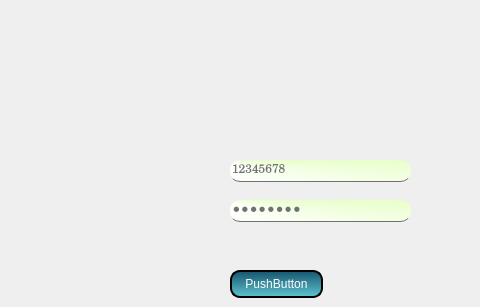
    <widget class="QWidget" name="page_1_of_stacked_widget">
     <widget class="QPushButton" name="pushButton_login">
      <property name="geometry">
       <rect>
        <x>230</x>
        <y>270</y>
        <width>93</width>
        <height>28</height>
       </rect>
      </property>
      <property name="styleSheet">
       <string notr="true">QPushButton

{

background : qlineargradient(spread:pad, x1:0.467, y1:0, x2:0.482, y2:1, stop:0 rgba(22, 85,110, 255), stop:1 rgba(95, 196, 208, 255));

border-radius:15px;

color:white;
border-color:#FFFFFF;

border: 2px solid black;

border-radius: 10px;

}

QPushButton:hover

{

background:qlineargradient(spread:pad, x1:0.457286, y1:0.381, x2:0.508, y2:1, stop:0 rgba(95, 196, 208, 255), stop:1 rgba(22, 85,110, 255))

}

</string>
      </property>
      <property name="text">
       <string>PushButton</string>
      </property>
     </widget>
     <widget class="QLineEdit" name="lineEdit_logintosystemID">
      <property name="geometry">
       <rect>
        <x>230</x>
        <y>160</y>
        <width>181</width>
        <height>22</height>
       </rect>
      </property>
      <property name="styleSheet">
       <string notr="true">QTabWidget

{

background:qlineargradient(spread:pad, x1:0.512, y1:0.938, x2:0.513, y2:1, stop:0 rgba(150, 150, 150, 255), stop:1 rgba(6, 10, 255, 255));

}



QGroupBox

{



background :qlineargradient(spread:pad, x1:0, y1:0, x2:1, y2:1, stop:0 rgba(255, 255, 255, 255), stop:1 rgba(255, 255, 255, 255));

}

QDialog{



background:qlineargradient(spread:pad, x1:0.516899, y1:0.154, x2:0.538, y2:1, stop:0 rgba(42, 45, 89, 255), stop:1 rgba(0, 255, 19, 255));

}

QLineEdit

{

background : qconicalgradient(cx:0, cy:0, angle:264, stop:0 rgba(255, 255, 255, 255), stop:1 rgba(167, 255, 53, 255));

border-radius:10px;

color : #717072;

font-family:century;

border-bottom:1px solid#717072;

}

QLineEdit:hover

{

background :qlineargradient(spread:repeat, x1:0, y1:0, x2:1, y2:1, stop:0 rgba(139, 140, 138, 255), stop:1 rgba(255, 255, 255, 255));

color : #717072;

border-bottom:1px solid rgb(90, 93, 255);

font-family:century;

}

QLineEdit:focus

{

background :qlineargradient(spread:repeat, x1:0, y1:0, x2:1, y2:1, stop:0 rgba(139, 140, 138, 255), stop:1 rgba(255, 255, 255, 255));

color : #717072;

border-bottom:1px solid rgb(81, 255, 0);

font-family:century;

}

QDateEdit{

background : qconicalgradient(cx:0, cy:0, angle:264, stop:0 rgba(255, 255, 255, 255), stop:1 rgba(167, 255, 53, 255));

border-radius:10px;

color : #717072;

font-family:century;

border-bottom:1px solid#717072;

}

QDateEdit:focus

{border:1px solid rgb(81, 255, 0);

background :qlineargradient(spread:repeat, x1:0, y1:0, x2:1, y2:1, stop:0 rgba(139, 140, 138, 255), stop:1 rgba(255, 255, 255, 255));

}

QDateEdit:hover

{

background :qlineargradient(spread:repeat, x1:0, y1:0, x2:1, y2:1, stop:0 rgba(139, 140, 138, 255), stop:1 rgba(255, 255, 255, 255));

}



QLabel{

color : black;

font-size:15px;

}



QComboBox

{

border-radius:10px;

color : #717072;

font-family:century;

border-bottom:1px solid#717072; border: 1px solid gray;

border-radius: 3px; padding:center;

background : qconicalgradient(cx:0, cy:0, angle:264, stop:0 rgba(255, 255, 255, 255), stop:1 rgba(167, 255, 53, 255));

min-width: 6em;



}



QComboBox:focus{

border:1px solid rgb(81, 255, 0);



}



QComboBox:editable {

background:rgb(209, 209, 209);





}



QComboBox:!editable, QComboBox::drop-down:editable {

background:qconicalgradient(cx:0, cy:0, angle:264, stop:0 rgba(255, 255, 255, 255), stop:1 rgba(167, 255, 53, 255));

border-radius:10px;



}





/* QComboBox gets the &quot;on&quot; state when the popup is open */

QComboBox:!editable:on, QComboBox::drop-down:editable:on {

background: qconicalgradient(cx:0, cy:0, angle:264, stop:0 rgba(255, 255, 255, 255), stop:1 rgba(167, 255, 53, 255));





}



QComboBox QAbstractItemView {

border: 2px solid green;

selection-background-color:rgb(56,58,89);

background:white;

selection-color:white;

outline: none;



}





QTableView {

border-radius:10px;

selection-background-color: qconicalgradient(cx:0.997251, cy:0.994, angle:333.7, stop:0 rgba(26, 255, 0, 255), stop:1 rgba(255, 255, 255, 255));

color:white;

}



QTableView:focus

{



border:1px solid rgb(26, 255, 0);

}

QMessageBox

{

background:qlineargradient(spread:pad, x1:0.512, y1:0.938, x2:0.513, y2:1, stop:0 rgba(150, 150, 150, 255), stop:1 rgba(6, 10, 255, 255));



}



QPushButton

{

background:qlineargradient(spread:pad, x1:0, y1:0.46, x2:1, y2:0.483, stop:0 rgba(255, 88, 255, 255), stop:1 rgba(116, 106, 155, 255));

}

QPushButton:hover

{

background:qlineargradient(spread:pad, x1:0, y1:0.46, x2:1, y2:0.483, stop:0 rgba(255, 88, 241, 255), stop:1 rgba(116, 106, 255, 255));

color:white;



}</string>
      </property>
      <property name="text">
       <string>12345678</string>
      </property>
      <property name="maxLength">
       <number>8</number>
      </property>
     </widget>
     <widget class="QLineEdit" name="lineEdit_logintosystemPASSWORD">
      <property name="geometry">
       <rect>
        <x>230</x>
        <y>200</y>
        <width>181</width>
        <height>22</height>
       </rect>
      </property>
      <property name="styleSheet">
       <string notr="true">QTabWidget

{

background:qlineargradient(spread:pad, x1:0.512, y1:0.938, x2:0.513, y2:1, stop:0 rgba(150, 150, 150, 255), stop:1 rgba(6, 10, 255, 255));

}



QGroupBox

{



background :qlineargradient(spread:pad, x1:0, y1:0, x2:1, y2:1, stop:0 rgba(255, 255, 255, 255), stop:1 rgba(255, 255, 255, 255));

}

QDialog{



background:qlineargradient(spread:pad, x1:0.516899, y1:0.154, x2:0.538, y2:1, stop:0 rgba(42, 45, 89, 255), stop:1 rgba(0, 255, 19, 255));

}

QLineEdit

{

background : qconicalgradient(cx:0, cy:0, angle:264, stop:0 rgba(255, 255, 255, 255), stop:1 rgba(167, 255, 53, 255));

border-radius:10px;

color : #717072;

font-family:century;

border-bottom:1px solid#717072;

}

QLineEdit:hover

{

background :qlineargradient(spread:repeat, x1:0, y1:0, x2:1, y2:1, stop:0 rgba(139, 140, 138, 255), stop:1 rgba(255, 255, 255, 255));

color : #717072;

border-bottom:1px solid rgb(90, 93, 255);

font-family:century;

}

QLineEdit:focus

{

background :qlineargradient(spread:repeat, x1:0, y1:0, x2:1, y2:1, stop:0 rgba(139, 140, 138, 255), stop:1 rgba(255, 255, 255, 255));

color : #717072;

border-bottom:1px solid rgb(81, 255, 0);

font-family:century;

}

QDateEdit{

background : qconicalgradient(cx:0, cy:0, angle:264, stop:0 rgba(255, 255, 255, 255), stop:1 rgba(167, 255, 53, 255));

border-radius:10px;

color : #717072;

font-family:century;

border-bottom:1px solid#717072;

}

QDateEdit:focus

{border:1px solid rgb(81, 255, 0);

background :qlineargradient(spread:repeat, x1:0, y1:0, x2:1, y2:1, stop:0 rgba(139, 140, 138, 255), stop:1 rgba(255, 255, 255, 255));

}

QDateEdit:hover

{

background :qlineargradient(spread:repeat, x1:0, y1:0, x2:1, y2:1, stop:0 rgba(139, 140, 138, 255), stop:1 rgba(255, 255, 255, 255));

}



QLabel{

color : black;

font-size:15px;

}



QComboBox

{

border-radius:10px;

color : #717072;

font-family:century;

border-bottom:1px solid#717072; border: 1px solid gray;

border-radius: 3px; padding:center;

background : qconicalgradient(cx:0, cy:0, angle:264, stop:0 rgba(255, 255, 255, 255), stop:1 rgba(167, 255, 53, 255));

min-width: 6em;



}



QComboBox:focus{

border:1px solid rgb(81, 255, 0);



}



QComboBox:editable {

background:rgb(209, 209, 209);





}



QComboBox:!editable, QComboBox::drop-down:editable {

background:qconicalgradient(cx:0, cy:0, angle:264, stop:0 rgba(255, 255, 255, 255), stop:1 rgba(167, 255, 53, 255));

border-radius:10px;



}





/* QComboBox gets the &quot;on&quot; state when the popup is open */

QComboBox:!editable:on, QComboBox::drop-down:editable:on {

background: qconicalgradient(cx:0, cy:0, angle:264, stop:0 rgba(255, 255, 255, 255), stop:1 rgba(167, 255, 53, 255));





}



QComboBox QAbstractItemView {

border: 2px solid green;

selection-background-color:rgb(56,58,89);

background:white;

selection-color:white;

outline: none;



}





QTableView {

border-radius:10px;

selection-background-color: qconicalgradient(cx:0.997251, cy:0.994, angle:333.7, stop:0 rgba(26, 255, 0, 255), stop:1 rgba(255, 255, 255, 255));

color:white;

}



QTableView:focus

{



border:1px solid rgb(26, 255, 0);

}

QMessageBox

{

background:qlineargradient(spread:pad, x1:0.512, y1:0.938, x2:0.513, y2:1, stop:0 rgba(150, 150, 150, 255), stop:1 rgba(6, 10, 255, 255));



}



QPushButton

{

background:qlineargradient(spread:pad, x1:0, y1:0.46, x2:1, y2:0.483, stop:0 rgba(255, 88, 255, 255), stop:1 rgba(116, 106, 155, 255));

}

QPushButton:hover

{

background:qlineargradient(spread:pad, x1:0, y1:0.46, x2:1, y2:0.483, stop:0 rgba(255, 88, 241, 255), stop:1 rgba(116, 106, 255, 255));

color:white;



}</string>
      </property>
      <property name="inputMethodHints">
       <set>Qt::ImhHiddenText|Qt::ImhNoAutoUppercase|Qt::ImhNoPredictiveText|Qt::ImhSensitiveData</set>
      </property>
      <property name="text">
       <string>password</string>
      </property>
      <property name="maxLength">
       <number>25</number>
      </property>
      <property name="echoMode">
       <enum>QLineEdit::Password</enum>
      </property>
     </widget>
     <widget class="QLabel" name="label_wrongLOGINinput">
      <property name="geometry">
       <rect>
        <x>170</x>
        <y>95</y>
        <width>301</width>
        <height>51</height>
       </rect>
      </property>
      <property name="text">
       <string/>
      </property>
     </widget>
    </widget>
